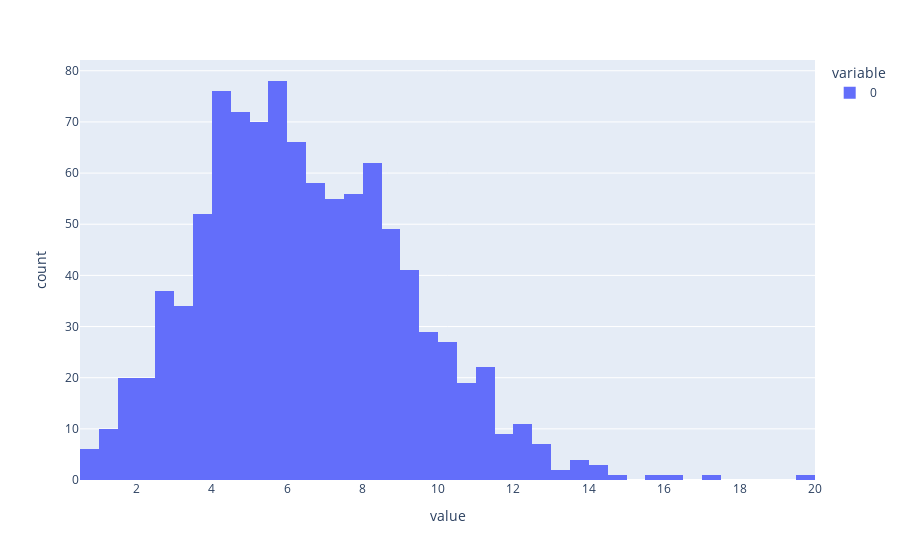

The notebook cell this image was saved under:
### Markdown cell above
### Bootstrapping
Most of the time, we cannot get multiple samples of our population. Instead, we bootstrap. Bootstrapping is when we have one sample/set of data, and we randomly sample the same data multiple times and examen the means and variance of our bootstrapped samples.

**Task**
- Build a 95% CI for mean `revenue`. Repeat per `region`.

> *Why?* Quantify uncertainty around your estimates.

### Code cell
# Load ecommerce sales data for bootstrap analysis
df = pd.read_csv('data/ecommerce_sales.csv')

# Define function to demonstrate Central Limit Theorem through bootstrapping
def bootstrap_CLT(input_df, column, sample_size=100, trials=1000):
    # Initialize list to store sample means
    sample_means = []
    # Perform bootstrap sampling: repeatedly sample with replacement
    for i in range(trials):
        # Take a random sample of specified size with replacement
        our_sample = input_df[column].sample(sample_size, replace=True)
        # Calculate mean of this bootstrap sample
        sample_mean = our_sample.mean()
        # Store the sample mean
        sample_means.append(sample_mean)
    
    # Create histogram of bootstrap sample means to show CLT in action
    fig = px.histogram(sample_means)
    fig.show()

# Apply bootstrap analysis to revenue column
bootstrap_CLT(df, 'revenue')

### Figure 1 — Plotly figure (JSON) as saved in the notebook; plotly's stock layout.template omitted (floating-point values rounded to 4 significant figures; data arrays with more than 128 entries replaced by an {"elided": "..."} marker saying what was removed)
{"data": [{"bingroup": "x", "hovertemplate": "variable=0<br>value=%{x}<br>count=%{y}<extra></extra>", "legendgroup": "0", "marker": {"color": "#636efa", "pattern": {"shape": ""}}, "name": "0", "orientation": "v", "showlegend": true, "type": "histogram", "x": {"elided": "1000 float values"}, "xaxis": "x", "yaxis": "y"}], "layout": {"barmode": "relative", "legend": {"title": {"text": "variable"}, "tracegroupgap": 0}, "margin": {"t": 60}, "xaxis": {"anchor": "y", "domain": [0, 1], "title": {"text": "value"}}, "yaxis": {"anchor": "x", "domain": [0, 1], "title": {"text": "count"}}}}
